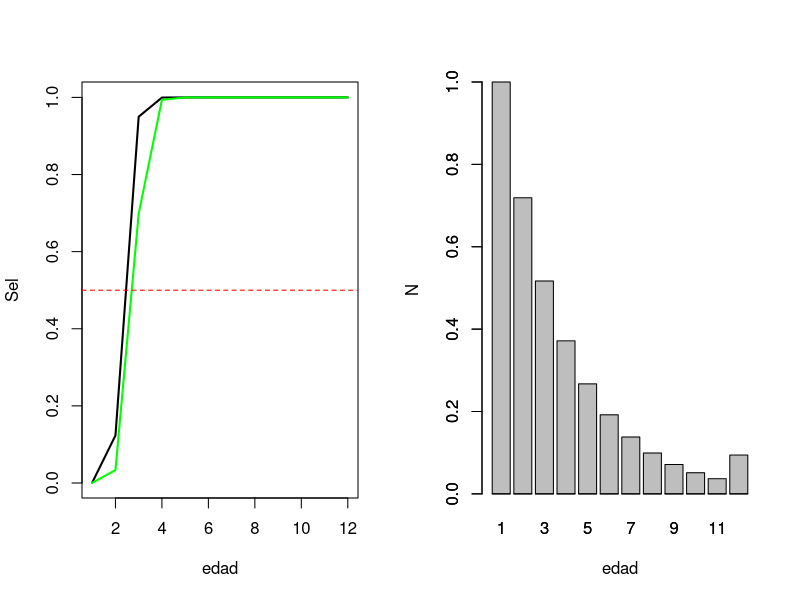

R code for this plot:


# Parametros biologicos
M=0.33
Tmax=12
A50=2.4
A95=3
Fref=0 #para calculat el ratio de agotamaiento (Biomasa actual /bomasa virginial (F=0)). Ahí te da el % de biomasa en el agua y puedes ver qué F te sirve

#Fref=2.5*M #para calculat el ratio de agotamaiento (Biomasa actual /bomasa virginial (F=0)). Ahí te da el % de biomasa en el agua y puedes ver qué F te sirve
R0=1
dtf=0.5
dts=0.5833
Loo=800.4
k=0.14
t0=-0.918
aw=0.001
bw=3.0
A50m=2.8
A95m=3.5


# vectores biologicos
edad=seq(1,Tmax)
Ledad=Loo*(1-exp(-k*(edad-t0)))
wedad=aw*Ledad^bw
N=rep(0,Tmax)
Om=1/(1+exp(-log(19)*(edad-A50m)/(A95m-A50m)))
Sel=1/(1+exp(-log(19)*(edad-A50)/(A95-A50)))
F=Fref*Sel
Z=F+M

# dinámica
N[1]=R0

for (a in 2:Tmax){
  N[a]=N[a-1]*exp(-Z[a-1])
}

N[Tmax]=N[Tmax]/(1-exp(-Z[Tmax]))

C=F/Z*N*(1-exp(-Z))

par(mfrow = c(1, 2))

plot(edad,Sel,type="l",lwd=2)
lines(edad,Om,lwd=2,col="green")
abline(h=0.5,lty=2,col="red")

Y=sum(C*wedad) #Rendimiento
BD=sum(N*wedad*Om*exp(-Z*dts)) # Biomasa desovante

barplot(N~edad)
barplot(C~edad, add = T,col = "red")

print(paste("YPR=", round(Y,2), "BPR=", round(BD,2)))









